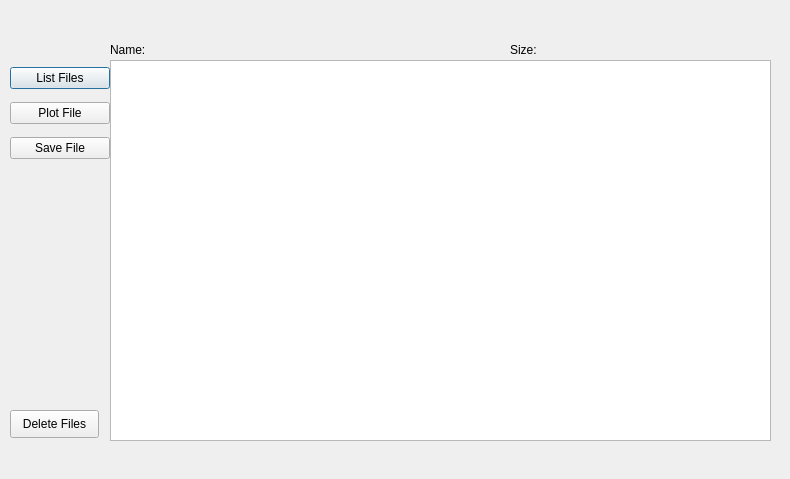
<?xml version="1.0" encoding="UTF-8"?>
<ui version="4.0">
 <class>FileDialog</class>
 <widget class="QDialog" name="FileDialog">
  <property name="windowModality">
   <enum>Qt::ApplicationModal</enum>
  </property>
  <property name="geometry">
   <rect>
    <x>0</x>
    <y>0</y>
    <width>790</width>
    <height>479</height>
   </rect>
  </property>
  <property name="sizePolicy">
   <sizepolicy hsizetype="Fixed" vsizetype="Fixed">
    <horstretch>0</horstretch>
    <verstretch>0</verstretch>
   </sizepolicy>
  </property>
  <property name="windowTitle">
   <string>File Dialog</string>
  </property>
  <property name="modal">
   <bool>true</bool>
  </property>
  <widget class="QListView" name="listView">
   <property name="geometry">
    <rect>
     <x>110</x>
     <y>60</y>
     <width>661</width>
     <height>381</height>
    </rect>
   </property>
   <property name="editTriggers">
    <set>QAbstractItemView::NoEditTriggers</set>
   </property>
   <property name="showDropIndicator" stdset="0">
    <bool>false</bool>
   </property>
   <property name="selectionMode">
    <enum>QAbstractItemView::ExtendedSelection</enum>
   </property>
  </widget>
  <widget class="QWidget" name="layoutWidget">
   <property name="geometry">
    <rect>
     <x>10</x>
     <y>60</y>
     <width>100</width>
     <height>107</height>
    </rect>
   </property>
   <layout class="QVBoxLayout" name="verticalLayout">
    <item>
     <widget class="QPushButton" name="push_list_files">
      <property name="text">
       <string>List Files</string>
      </property>
     </widget>
    </item>
    <item>
     <widget class="QPushButton" name="push_plot_file">
      <property name="sizePolicy">
       <sizepolicy hsizetype="Minimum" vsizetype="Fixed">
        <horstretch>0</horstretch>
        <verstretch>0</verstretch>
       </sizepolicy>
      </property>
      <property name="text">
       <string>Plot File</string>
      </property>
     </widget>
    </item>
    <item>
     <widget class="QPushButton" name="push_save_file">
      <property name="text">
       <string>Save File</string>
      </property>
     </widget>
    </item>
   </layout>
  </widget>
  <widget class="QLabel" name="label">
   <property name="geometry">
    <rect>
     <x>110</x>
     <y>40</y>
     <width>62</width>
     <height>20</height>
    </rect>
   </property>
   <property name="text">
    <string>Name:</string>
   </property>
  </widget>
  <widget class="QLabel" name="label_2">
   <property name="geometry">
    <rect>
     <x>510</x>
     <y>40</y>
     <width>62</width>
     <height>20</height>
    </rect>
   </property>
   <property name="text">
    <string>Size:</string>
   </property>
  </widget>
  <widget class="QPushButton" name="push_delete_file">
   <property name="geometry">
    <rect>
     <x>10</x>
     <y>410</y>
     <width>89</width>
     <height>28</height>
    </rect>
   </property>
   <property name="text">
    <string>Delete Files</string>
   </property>
  </widget>
 </widget>
 <resources/>
 <connections/>
</ui>
